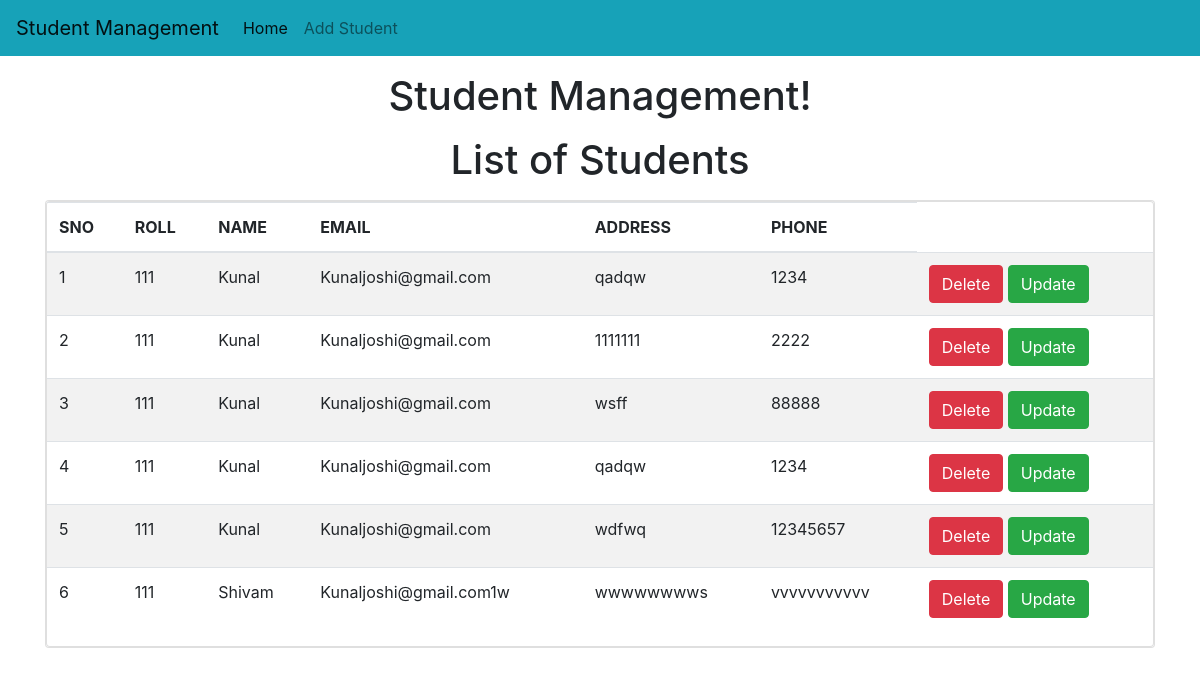
The page /student/ on the database its author committed.
### student/models.py (models this page shows)
class Student(models.Model):
          roll=models.CharField(max_length=100)
          name=models.CharField(max_length=50)
          email=models.CharField(max_length=100)
          address=models.CharField(max_length=200)
          phone=models.CharField(max_length=12)

### student/views.py (the view)
# urls.py: 2. Add a URL to urlpatterns:  path('', views.home, name='home')
def home(request):
          std=Student.objects.all()   #it fetch all the data of student table
          return render(request,"student/home.html",{'std':std})

### templates/student/home.html (shortened to what this page needs)
<!doctype html>
<html lang="en">
  <head>
    <link rel="stylesheet" href="https://cdn.jsdelivr.net/npm/bootstrap@4.0.0/dist/css/bootstrap.min.css">
  </head>
  <body>
     {%include 'student/navbar.html' %}
    <h1 class="text-center my-3">Student Management!</h1>
    <h1 class="text-center my-3">List of Students</h1>
    <div class="container">
      <div class="row">
        <div class="col-md-12">
          <div class="card">
            <div class="card body">
              <table class="table table-striped">
                <thead>
                  <tr>
                    <th>SNO</th>
                    <th>ROLL</th>
                    <th>NAME</th>
                    <th>EMAIL</th>
                    <th>ADDRESS</th>
                    <th>PHONE</th>
                  </tr>
                </thead>
                <tbody>
                  {% for s in std %}
                  <tr>
                    <td>{{forloop.counter}}</td>
                    <td>{{s.roll}}</td>
                    <td>{{s.name}}</td>
                    <td>{{s.email}}</td>
                    <td>{{s.address}}</td>
                    <td>{{s.phone}}</td>
                    <td>
                      <a href="/student/delete-std/{{s.id}}" class="btn btn-danger md-sm">Delete</a>
                      <a href="/student/update-std/{{s.id}}" class="btn btn-success md-sm">Update</a>
                    </td>
                  </tr>
                  {% endfor %}
                </tbody>
              </table>
            </div>
          </div>
        </div>
      </div>
    </div>
  </body>
</html>

### templates/student/navbar.html (shortened to what this page needs)
<nav class="navbar navbar-expand-lg navbar-light bg-info">
          <a class="navbar-brand" href="/student/home/">Student Management</a>
          <div class="collapse navbar-collapse" id="navbarSupportedContent">
            <ul class="navbar-nav mr-auto">
              <li class="nav-item active">
                <a class="nav-link" href="#">Home <span class="sr-only">(current)</span></a>
              </li>
              <li class="nav-item">
                <a class="nav-link" href="/student/add-std/">Add Student</a>
              </li>
            </ul>
          </div>
        </nav>

### rows shown on the page
Student: roll "111", name "Kunal", email "Kunaljoshi@gmail.com", address "qadqw", phone "1234"
Student: roll "111", name "Kunal", email "Kunaljoshi@gmail.com", address "1111111", phone "2222"
Student: roll "111", name "Kunal", email "Kunaljoshi@gmail.com", address "wsff", phone "88888"
Student: roll "111", name "Kunal", email "Kunaljoshi@gmail.com", address "qadqw", phone "1234"
Student: roll "111", name "Kunal", email "Kunaljoshi@gmail.com", address "wdfwq", phone "12345657"
Student: roll "111", name "Shivam", email "Kunaljoshi@gmail.com1w", address "wwwwwwwws", phone "vvvvvvvvvvv"
